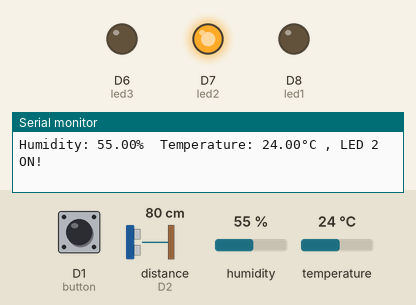
A sketch run on a simulated ESP8266 (NodeMCU). On the bench: output pins drawn as LEDs (lit = HIGH), the last lines printed to the serial monitor. Inputs (shaded band) come from the test bench; at power-on: D1 (button) HIGH, distance to the obstacle (sensor on D2) 80 cm, humidity 55 %, temperature 24 °C. The echo pulse lasts 58.3 µs per cm; WiFi joins after 1.5 s; servers stay silent unless stated; no MQTT or app messages arrive unless stated; pins used as bus, display or sensor lines are not drawn.

Above: at 2.8 s.
2.9 s: D1 (button) pulled LOW for 0.15 s
At 3.3 s:
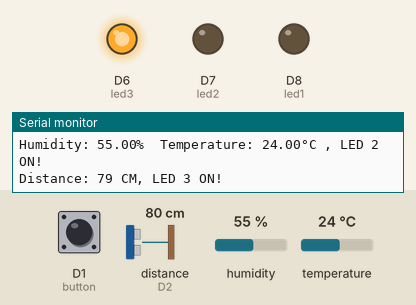
4.5 s: distance to the obstacle (sensor on D2) set to 23 cm
6.1 s: distance to the obstacle (sensor on D2) set to 18 cm
At 7.5 s:
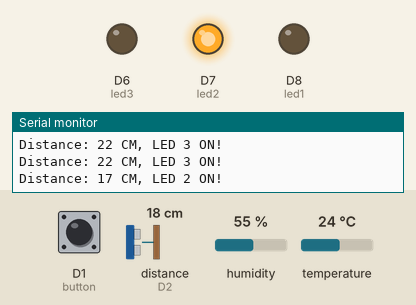
8.4 s: distance to the obstacle (sensor on D2) set to 12 cm
10.1 s: distance to the obstacle (sensor on D2) set to 9 cm
At 11.7 s:
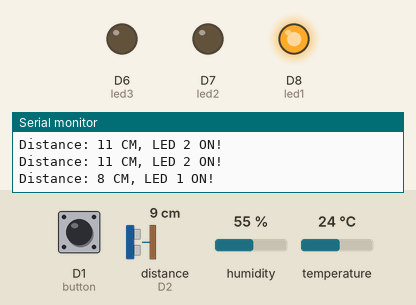
Timing chart, 0 to 13.2 s (numbered marks = the images above; inputs shaded):
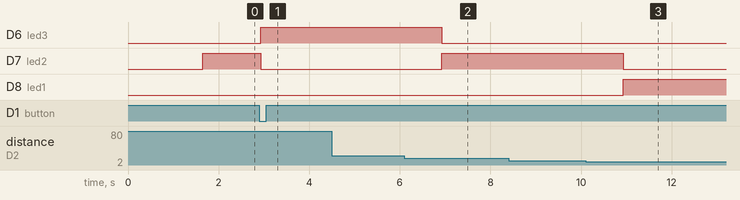

The sketch:

belajar_MQTT.ino
```cpp
//https://cedalo.com/blog/how-to-install-mosquitto-mqtt-broker-on-windows/ -> adding mosquitto to path variable and make sure the service is running
//https://www.emqx.com/en/blog/esp8266-connects-to-the-public-mqtt-broker  -> how to connect to broker
#include <ESP8266WiFi.h>
#include <PubSubClient.h>
#include "DHT.h"

//init for sinyal suhu
int DHTPIN = D4;
int DHTTYPE = DHT11;
DHT dht(DHTPIN, DHTTYPE);

// WiFi
const char *ssid = "Redmi Note 10S"; // Enter your WiFi name
const char *password = "bukandiUKDW2020";  // Enter WiFi password

// MQTT Broker
const char *mqtt_broker = "broker.emqx.io";
const char *topic1 = "natanael sayoga/DHT";
const char *topic2 = "natanael sayoga/PING";
const char *mqtt_username = "";
const char *mqtt_password = "";
const int mqtt_port = 1883;

WiFiClient espClient;
PubSubClient client(espClient);

int button = D1;
int led1 = D8;
int led2 = D7;
int led3 = D6;

//DEBOUNCING
bool buttonState;
bool modeSuhu = true;
unsigned long loopTimer = millis();
unsigned long loopInterval = 1000;
unsigned long buttonTimer = millis();
unsigned long buttonInterval = 100;
unsigned long timerJarak = millis();
unsigned long timerSuhu = millis();

//init for sinyal jarak
const int trigPin = D3;
const int echoPin = D2;
long duration;
int distance;

void setup() {
  // put your setup code here, to run once:
  Serial.begin(9600);
  pinMode(button, INPUT_PULLUP);
  pinMode(led1, OUTPUT);
  pinMode(led2, OUTPUT);
  pinMode(led3, OUTPUT);
  pinMode(LED_BUILTIN, OUTPUT);

  //untuk sinyal jarak
  pinMode(trigPin, OUTPUT);
  pinMode(echoPin, INPUT);

  //turn on the built in led for the rest of the program
  digitalWrite(LED_BUILTIN, LOW);
  dht.begin();

  WiFi.begin(ssid, password);
  while (WiFi.status() != WL_CONNECTED) {
    delay(500);
    Serial.println("Connecting to WiFi..");
  }
  Serial.println("Connected to the WiFi network");
  //connecting to a mqtt broker
  client.setServer(mqtt_broker, mqtt_port);
  client.setCallback(callback);
  while (!client.connected()) {
    String client_id = "esp8266-client-";
    client_id += String(WiFi.macAddress());
    Serial.printf("The client %s connects to the public mqtt broker\n", client_id.c_str());
    if (client.connect(client_id.c_str(), mqtt_username, mqtt_password)) {
        Serial.println("Public emqx mqtt broker connected");
    } else {
        Serial.print("failed with state ");
        Serial.print(client.state());
        delay(2000);
    }
  }
  // // publish and subscribe

  client.subscribe(topic1);
  client.subscribe(topic2);
}

void callback(char *topic, byte *payload, unsigned int length) {
  Serial.print("Message arrived in topic: ");
  Serial.println(topic);
  Serial.print("Message:");
  for (int i = 0; i < length; i++) {
    Serial.print((char) payload[i]);
  }
  Serial.println();
  Serial.println("-----------------------");
}

void loop() {
  client.loop();
  // put your main code here, to run repeatedly:
  unsigned long currentTime = millis();
  if(currentTime - buttonTimer >= buttonInterval){
    boolean currentButtonState = digitalRead(button);
    buttonTimer = currentTime;
    if(buttonState != currentButtonState){
      buttonState = currentButtonState;
      if(!buttonState){
        //karena input pullup, kita cek keadaan ketika buttonState == false / grounded
        modeSuhu = !modeSuhu;
      }
    }
    // Serial.print("current mode: ");
    // String mode = modeSuhu?"suhu":"ping";
    // Serial.println(mode);
  }
  if(modeSuhu){
    sensorSuhu();
  }else{
    sensorJarak();
  }
}

void sensorJarak(){
  //clear the trig pin:
  unsigned long currentTimerJarak = millis();
  const char *currentTopic = "natanael sayoga/PING";
  String message = "";
  if(currentTimerJarak - timerJarak >= 1000){
    timerJarak = currentTimerJarak;
    digitalWrite(trigPin, LOW);
    delayMicroseconds(2);

    //sets the trigpin on HIGH state for 10 micro seconds
    digitalWrite(trigPin, HIGH);
    delayMicroseconds(10);
    digitalWrite(trigPin, LOW);

    //reads the echoPin, return the sound wave travel time in microseconds
    duration = pulseIn(echoPin, HIGH);

    //calculate the distance
    distance = duration * 0.034 / 2; //340 M/s
    String distanceString = String(distance);
    message += distanceString;
    Serial.print("Distance: ");
    Serial.print(distance);
    if(distance<10){
      Serial.println(" CM, LED 1 ON!");
      message+=" CM, LED 1 ON!";
      nyalakanLampu(led1);
      matikanLampu(led2);
      matikanLampu(led3);
    }else if(distance>=10 && distance<20){
      Serial.println(" CM, LED 2 ON!");
      message+=" CM, LED 2 ON!";
      nyalakanLampu(led2);
      matikanLampu(led1);
      matikanLampu(led3);
    }else{
      Serial.println(" CM, LED 3 ON!");
      message+=" CM, LED 3 ON!";
      nyalakanLampu(led3);
      matikanLampu(led1);
      matikanLampu(led2);
    }
    client.publish(currentTopic, message.c_str());
  }
  //delay(1000);
}

void sensorSuhu(){
  // Wait a few seconds between measurements.
  const char *currentTopic = "natanael sayoga/DHT";
  unsigned long currentTimerSuhu = millis();
  if(currentTimerSuhu - timerSuhu >= 1000){
    timerSuhu = currentTimerSuhu;
    // Reading temperature or humidity takes about 250 milliseconds!
    // Sensor readings may also be up to 2 seconds 'old' (its a very slow sensor)
    float h = dht.readHumidity();
    // Read temperature as Celsius (the default)
    float t = dht.readTemperature();
    // Read temperature as Fahrenheit (isFahrenheit = true)
    //float f = dht.readTemperature(true);

    // Check if any reads failed and exit early (to try again).
    String message = "";
    if (isnan(h) || isnan(t)) {
      Serial.println(F("Failed to read from DHT sensor!"));
      client.publish(currentTopic, "Failed to read from DHT sensor!");
      matikanLampu(led1);
      matikanLampu(led2);
      matikanLampu(led3);
      return;
    }

    Serial.print(F("Humidity: "));
    Serial.print(h);
    Serial.print(F("%  Temperature: "));
    Serial.print(t);
    Serial.print(F("°C "));

    String tempString = String(t);
    String humidString = String(h);
    message += "Humidity: "+humidString+"% Temperature: "+tempString+"°C ";

    if(t<20){
      nyalakanLampu(led1);
      matikanLampu(led2);
      matikanLampu(led3);
      Serial.println(", LED 1 ON!");
      message+=", LED 1 ON!";
    }else if(t>=20 && t<28){
      matikanLampu(led1);
      nyalakanLampu(led2);
      matikanLampu(led3);
      Serial.println(", LED 2 ON!");
      message+=", LED 1 ON!";
    }else{
      matikanLampu(led1);
      matikanLampu(led2);
      nyalakanLampu(led3);
      Serial.println(", LED 3 ON!");
      message+=", LED 1 ON!";
    }
    client.publish(currentTopic, message.c_str());
  }
}

void nyalakanLampu(int led){
  digitalWrite(led, HIGH);
}

void matikanLampu(int led){
  digitalWrite(led, LOW);
}
```

Measured:
- the behaviour switches between 21 and 20 cm on distance to the obstacle (sensor on D2) (found by bisection; images 1 and 2)
- the behaviour switches between 11 and 10 cm on distance to the obstacle (sensor on D2) (found by bisection; images 2 and 3)
- after the input at 2.9 s, D6 (led3): LOW → HIGH at once; D7 (led2): HIGH → LOW at once
- after the input at 6.1 s, D6 (led3): HIGH → LOW after 0.83 s; D7 (led2): LOW → HIGH after 0.83 s
- after the input at 10.1 s, D7 (led2): HIGH → LOW after 0.83 s; D8 (led1): LOW → HIGH after 0.83 s
